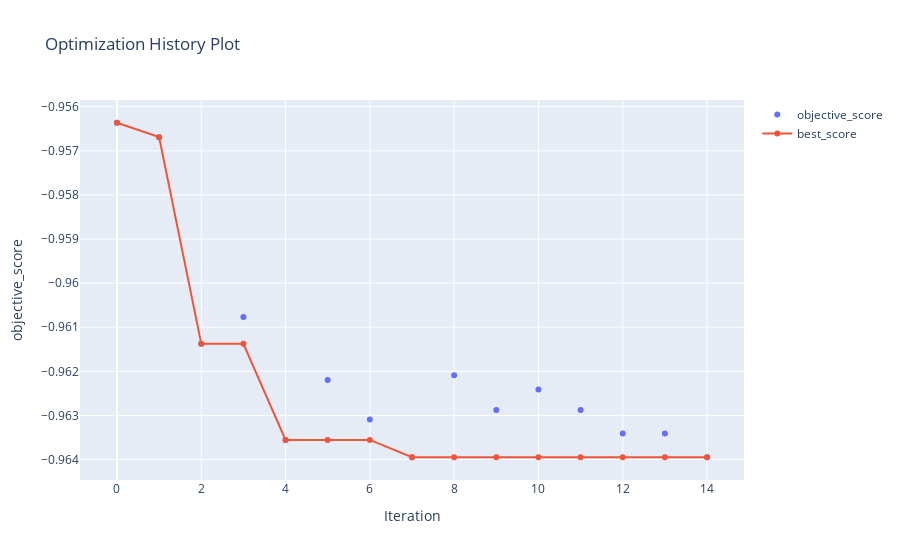
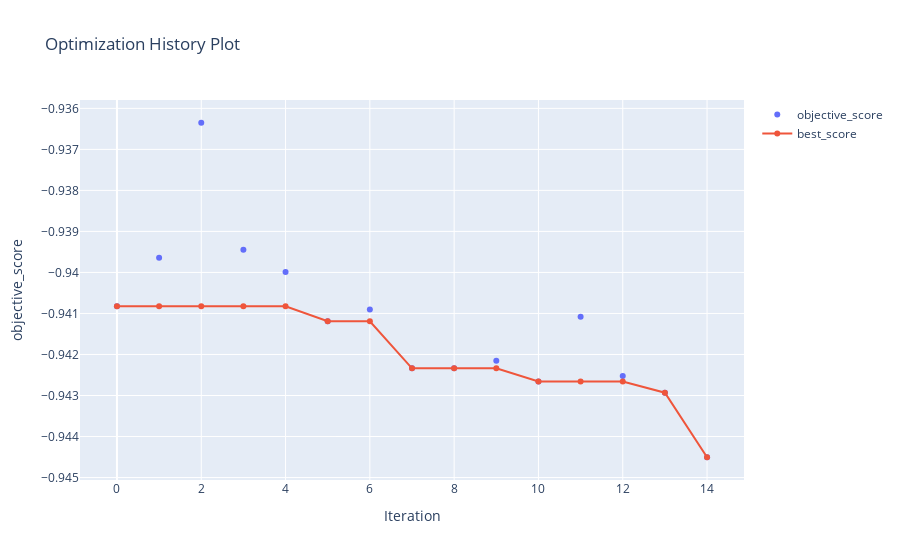

Notebook cell for these charts, in order:
### Code cell
algo_object.plot_history()
algo_object_pso.plot_history()

### Figure 1 — Plotly figure (JSON) as saved in the notebook; plotly's stock layout.template omitted (floating-point values rounded to 4 significant figures)
{"data": [{"mode": "markers", "name": "objective_score", "type": "scatter", "x": [0, 1, 2, 3, 4, 5, 6, 7, 8, 9, 10, 11, 12, 13, 14], "y": [-0.9564, -0.9567, -0.9614, -0.9608, -0.9636, -0.9622, -0.9631, -0.9639, -0.9621, -0.9629, -0.9624, -0.9629, -0.9634, -0.9634, -0.9639]}, {"mode": "lines+markers", "name": "best_score", "type": "scatter", "x": [0, 1, 2, 3, 4, 5, 6, 7, 8, 9, 10, 11, 12, 13, 14], "y": [-0.9564, -0.9567, -0.9614, -0.9614, -0.9636, -0.9636, -0.9636, -0.9639, -0.9639, -0.9639, -0.9639, -0.9639, -0.9639, -0.9639, -0.9639]}], "layout": {"title": {"text": "Optimization History Plot"}, "xaxis": {"title": {"text": "Iteration"}}, "yaxis": {"title": {"text": "objective_score"}}}}

### Figure 2 — Plotly figure (JSON) as saved in the notebook; plotly's stock layout.template omitted (floating-point values rounded to 4 significant figures)
{"data": [{"mode": "markers", "name": "objective_score", "type": "scatter", "x": [0, 1, 2, 3, 4, 5, 6, 7, 8, 9, 10, 11, 12, 13, 14], "y": [-0.9408, -0.9396, -0.9364, -0.9394, -0.94, -0.9412, -0.9409, -0.9423, -0.9423, -0.9422, -0.9427, -0.9411, -0.9425, -0.9429, -0.9445]}, {"mode": "lines+markers", "name": "best_score", "type": "scatter", "x": [0, 1, 2, 3, 4, 5, 6, 7, 8, 9, 10, 11, 12, 13, 14], "y": [-0.9408, -0.9408, -0.9408, -0.9408, -0.9408, -0.9412, -0.9412, -0.9423, -0.9423, -0.9423, -0.9427, -0.9427, -0.9427, -0.9429, -0.9445]}], "layout": {"title": {"text": "Optimization History Plot"}, "xaxis": {"title": {"text": "Iteration"}}, "yaxis": {"title": {"text": "objective_score"}}}}
